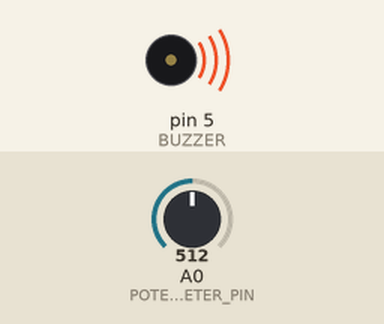
A sketch run on a simulated Arduino Uno, built with avr-gcc and run on an emulated ATmega328P. Shown: buzzer (waves = sounding). The test bench sets the inputs (shaded band); at power-on: A0 (POTENTIOMETER_PIN) = 512.

Above: at 0.1 s.
Timing chart, 0 to 1.6 s (numbered marks = the images above):
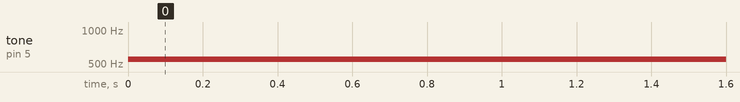

Measured:
- by itself, tone on pin 5 (BUZZER): silent → 550 Hz at 0.00 s

The sketch:

buzzer-potentionmeter1.ino
```cpp
/*
Example for Embedded Potentiometer and Buzzer in 9-in-1 Expansion Board for Arduino Uno.
By: RoboticX Team
*/

#define POTENTIOMETER_PIN A0
#define BUZZER 5

void setup() {
  // Set pin A0 as input
  pinMode(POTENTIOMETER_PIN, INPUT);

  // Set pin D5 as output
  pinMode(BUZZER, OUTPUT);
}

void loop() {
  // Read the value of the rotary potentiometer
  int potentiometerValue = analogRead(POTENTIOMETER_PIN);

  // Map the potentiometer value to a frequency
  int frequency = map(potentiometerValue, 0, 1023, 100, 1000);

  // Set the buzzer frequency
  tone(BUZZER, frequency);

  // Delay for 100 milliseconds
  delay(100);
}
```
